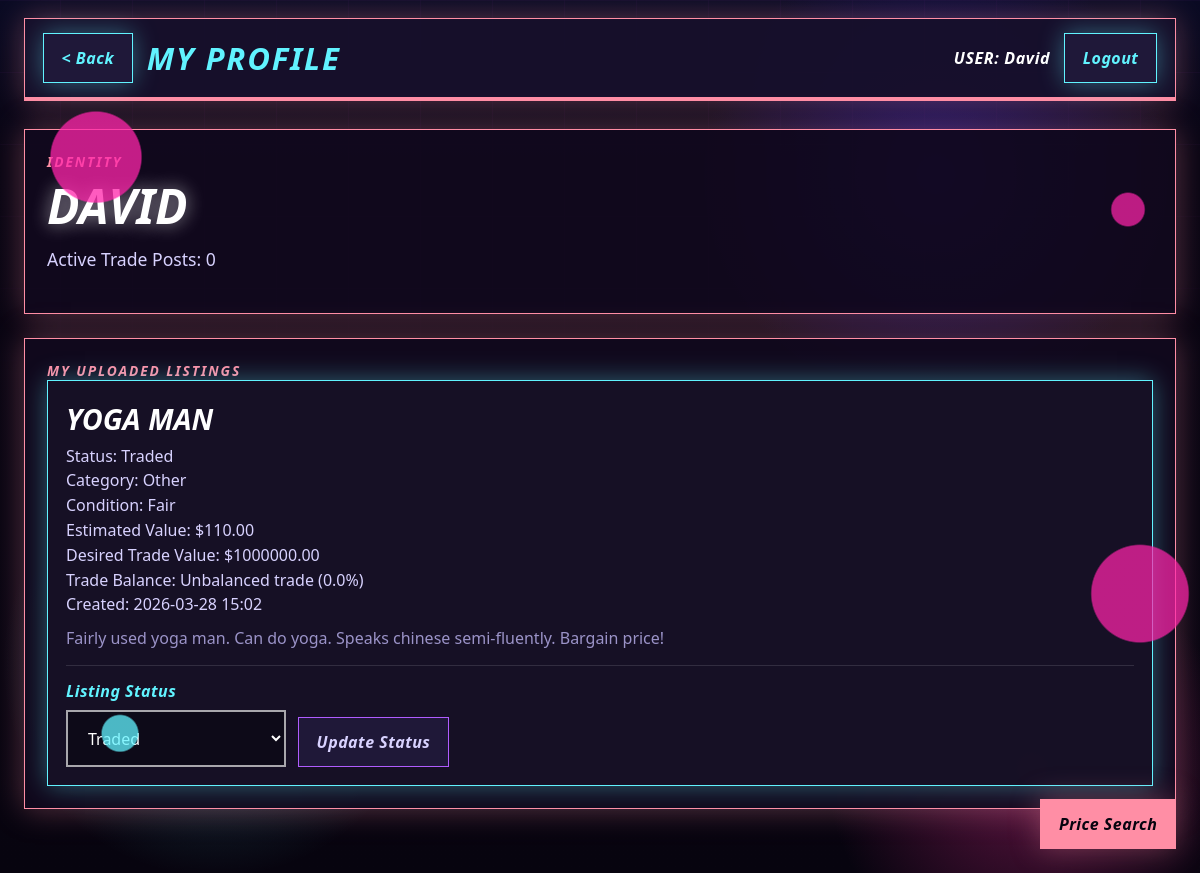
The app's page /profile (signed in) with its own data.
### tables this page shows
CREATE TABLE items (
            id INTEGER PRIMARY KEY AUTOINCREMENT,
            user_id INTEGER NOT NULL,
            title TEXT NOT NULL,
            category TEXT NOT NULL,
            condition TEXT NOT NULL,
            description TEXT,
            estimated_value REAL NOT NULL,
            desired_trade_value REAL NOT NULL,
            photo_path TEXT,
            created_at TEXT NOT NULL, status TEXT NOT NULL DEFAULT 'active',
            FOREIGN KEY(user_id) REFERENCES users(id)
        );

### web_app.py (the view)
@app.route("/profile")
@login_required
def profile():
    listings = decorate_listing_rows(get_user_items(current_user_id()))
    return render_template(
        "profile.html",
        listings=listings,
        listing_statuses=LISTING_STATUSES,
        listing_status_labels=LISTING_STATUS_LABELS,
    )

### main.py (called while the page is built)
def get_db_connection() -> sqlite3.Connection:
    conn = sqlite3.connect(DB_NAME, timeout=10)
    conn.execute("PRAGMA journal_mode=WAL")
    return conn

def get_user_items(user_id: int) -> list[tuple]:
    conn = get_db_connection()
    cur = conn.cursor()
    cur.execute(
        """
        SELECT id, title, category, condition, description,
               estimated_value, desired_trade_value, photo_path, created_at, status
        FROM items
        WHERE user_id = ?
        ORDER BY id DESC
        """,
        (user_id,),
    )
    rows = cur.fetchall()
    conn.close()
    return rows

def fairness_score(my_value: float, target_value: float) -> tuple[str, float]:
    if my_value <= 0 or target_value <= 0:
        return "Unknown", 0.0
    ratio = min(my_value, target_value) / max(my_value, target_value)
    score = round(ratio * 100, 1)
    if score >= 90:
        label = "Excellent trade balance"
    elif score >= 75:
        label = "Good trade balance"
    elif score >= 60:
        label = "Possible trade gap"
    else:
        label = "Unbalanced trade"
    return label, score

def format_timestamp(timestamp_text: str) -> str:
    return timestamp_text[:16].replace("T", " ")

### web_app.py (called while the page is built)
def current_user_id() -> int | None:
    user_id = session.get("user_id")
    return int(user_id) if user_id is not None else None

def current_username() -> str:
    return session.get("username", "")

def login_required(view_func):
    @wraps(view_func)
    def wrapped_view(*args, **kwargs):
        if current_user_id() is None:
            return redirect(url_for("auth"))
        return view_func(*args, **kwargs)
    return wrapped_view

def photo_url(photo_path: str) -> str | None:
    if not photo_path:
        return None
    normalized = photo_path.replace("\\", "/")
    uploads_prefix = f"{UPLOADS_DIR}/"
    if normalized.startswith(uploads_prefix):
        return url_for("uploaded_file", filename=normalized[len(uploads_prefix):])
    if os.path.exists(photo_path):
        filename = os.path.basename(photo_path)
        candidate = os.path.join(UPLOADS_DIR, filename)
        if os.path.exists(candidate):
            return url_for("uploaded_file", filename=filename)
    return None

@app.context_processor
def inject_shell_context():
    return {
        "shell_username": current_username(),
        "photo_url": photo_url,
    }

### templates/profile.html (shortened to what this page needs)
{% extends "base.html" %}
{% set topbar_title = "MY PROFILE" %}
{% set back_endpoint = "hub" %}
{% block content %}
<section class="page-grid" style="margin-top: 28px;">
    <section class="panel">
        <div class="section-label">Identity</div>
        <h1 class="section-title">{{ shell_username }}</h1>
        <p class="hero-copy">Active Trade Posts: {{ listings|selectattr("status", "equalto", "active")|list|length }}</p>
    </section>
    <section class="list-panel">
        <div class="section-label">My Uploaded Listings</div>
        {% if listings %}
            <div class="listings-grid">
                {% for listing in listings %}
                    <article class="listing-card">
                        <div class="listing-content">
                            <h2 class="listing-title">{{ listing.title }}</h2>
                            <div class="listing-meta">
                                <div>Status: {{ listing.status_label }}</div>
                                <div>Category: {{ listing.category }}</div>
                                <div>Condition: {{ listing.condition }}</div>
                                <div>Estimated Value: ${{ '%.2f'|format(listing.estimated_value) }}</div>
                                <div>Desired Trade Value: ${{ '%.2f'|format(listing.desired_trade_value) }}</div>
                                <div>Trade Balance: {{ listing.balance_label }} ({{ listing.balance_score }}%)</div>
                                <div>Created: {{ listing.created_at }}</div>
                            </div>
                            <p class="listing-note">{{ listing.description }}</p>
                            <form method="post" action="{{ url_for('profile_status') }}" class="status-form">
                                <div class="field" style="margin: 0; min-width: 220px;">
                                    <label for="status-{{ listing.id }}">Listing Status</label>
                                    <select id="status-{{ listing.id }}" name="status">
                                        {% for status_key in listing_statuses %}
                                            <option value="{{ status_key }}" {% if status_key == listing.status %}selected{% endif %}>{{ listing_status_labels[status_key] }}</option>
                                        {% endfor %}
                                    </select>
                                </div>
                                <button class="ghost-btn" type="submit">Update Status</button>
                            </form>
                        </div>
                    </article>
                {% endfor %}
            </div>
        {% else %}
            <div class="empty-state">You do not have any uploaded trade listings yet. Use Upload Trade from the main hub to create one.</div>
        {% endif %}
    </section>
</section>
{% endblock %}

### static/site.css (style rules this page uses)
:root { --bg-main: #07040f; --bg-panel: rgba(18, 9, 31, 0.9); --bg-card: rgba(23, 17, 38, 0.92); --bg-input: rgba(13, 10, 24, 0.94); --bg-edge: rgba(32, 24, 58, 0.96); --cyan: #61f3ff; --pink: #ff8ea5; --purple: #b05cff; --green: #8affb6; --white: #ffffff; --soft: #d8d2ff; --muted: #9b93c8; --danger: #ff7298; --shadow-cyan: 0 0 24px rgba(97, 243, 255, 0.38); --shadow-pink: 0 0 30px rgba(255, 142, 165, 0.34); --shell-width: 1360px; }
* { box-sizing: border-box; }
html, body { margin: 0; min-height: 100%; }
body { font-family: "Bahnschrift", "Segoe UI", sans-serif; background: radial-gradient(circle at 18% 76%, rgba(97, 243, 255, 0.28), transparent 18%), radial-gradient(circle at 78% 20%, rgba(60, 35, 255, 0.32), transparent 20%), radial-gradient(circle at 86% 88%, rgba(255, 50, 158, 0.34), transparent 16%), linear-gradient(180deg, #0a0b24 0%, #090513 18%, #07040f 100%); color: var(--white); overflow-x: hidden; }
body::before, body::after { content: ""; position: fixed; inset: 0; pointer-events: none; }
body::before { background: linear-gradient(rgba(74, 31, 102, 0.45) 1px, transparent 1px) top center / 100% 72px, linear-gradient(90deg, rgba(74, 31, 102, 0.38) 1px, transparent 1px) top center / 72px 100%; mask: linear-gradient(to bottom, rgba(255,255,255,0.28), transparent 48%); }
body::after { background: radial-gradient(circle at 8% 18%, rgba(255, 36, 170, 0.75) 0 2.8rem, transparent 2.9rem), radial-gradient(circle at 94% 24%, rgba(255, 36, 170, 0.72) 0 1rem, transparent 1.1rem), radial-gradient(circle at 95% 68%, rgba(255, 36, 170, 0.72) 0 3rem, transparent 3.1rem), radial-gradient(circle at 10% 84%, rgba(97, 243, 255, 0.75) 0 1.1rem, transparent 1.2rem); }
.nav-btn, .action-btn, .ghost-btn, .danger-btn, .mini-btn { border: 1px solid transparent; background: var(--bg-edge); color: var(--white); padding: 0.8rem 1.1rem; font: inherit; font-weight: 700; font-style: italic; letter-spacing: 0.03em; cursor: pointer; transition: transform 0.15s ease, box-shadow 0.15s ease, background 0.15s ease; }
.ghost-btn { border-color: var(--purple); color: var(--soft); }
.page-grid { display: grid; gap: 24px; }
.hero-title, .section-title, .auth-title { margin: 12px 0; color: var(--white); font-style: italic; font-weight: 800; line-height: 0.95; text-transform: uppercase; text-shadow: 0 0 18px rgba(255,255,255,0.58); }
.hero-copy { max-width: 640px; color: var(--soft); font-size: 1.1rem; line-height: 1.55; }
.panel, .agreement-panel, .form-panel, .list-panel, .thread-panel, .auth-panel { background: var(--bg-panel); border: 1px solid var(--pink); box-shadow: var(--shadow-pink); }
.panel, .agreement-panel, .form-panel, .list-panel, .thread-panel, .auth-panel { padding: 22px; }
.section-label { color: var(--pink); font-size: 0.86rem; font-style: italic; font-weight: 700; letter-spacing: 0.14em; text-transform: uppercase; }
.section-title { font-size: clamp(2rem, 4vw, 3.1rem); }
.field { display: flex; flex-direction: column; gap: 8px; }
label { color: var(--cyan); font-style: italic; font-weight: 700; letter-spacing: 0.03em; }
input, select, textarea { width: 100%; border: 2px solid rgba(255, 255, 255, 0.64); background: var(--bg-input); color: var(--white); padding: 0.9rem 1rem; font: inherit; }
.listings-grid { display: grid; grid-template-columns: repeat(auto-fit, minmax(290px, 1fr)); gap: 18px; }
.listing-card { background: var(--bg-card); border: 1px solid var(--cyan); box-shadow: var(--shadow-cyan); overflow: hidden; }
.listing-content { padding: 18px; }
.listing-title { font-size: 1.8rem; font-style: italic; font-weight: 800; text-transform: uppercase; margin: 0 0 6px; }
.listing-meta, .thread-meta { color: var(--soft); line-height: 1.55; }
.listing-note { margin-top: 10px; color: var(--muted); }
.status-form { display: flex; gap: 12px; flex-wrap: wrap; align-items: end; margin-top: 16px; padding-top: 14px; border-top: 1px solid rgba(255,255,255,0.12); }

### records on screen
items: title "YOGA MAN", status_label "Traded", category "Other", condition "Fair", estimated_value "110.00", desired_trade_value "1000000.00", balance_label "Unbalanced trade", balance_score "0.0", created_at "2026-03-28 15:02", description "Fairly used yoga man. Can do yoga. Speaks chinese semi-fluently. Bargain price!", status "Traded"

### other values on screen
{{ topbar_title or "CYBER XCHANGE" }} "MY PROFILE"
{{ shell_username }} "David"
{{ shell_username }} "DAVID"
{{ listings|selectattr("status", "equalto", "active")|list|length }} "0"
